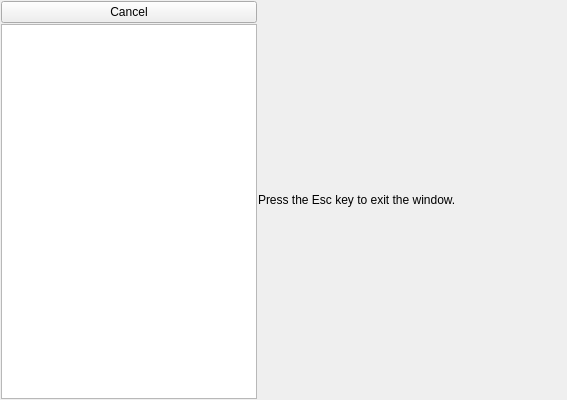
<?xml version="1.0" encoding="UTF-8"?>
<ui version="4.0">
 <class>ApplicationWidget</class>
 <widget class="QWidget" name="ApplicationWidget">
  <property name="geometry">
   <rect>
    <x>0</x>
    <y>0</y>
    <width>567</width>
    <height>400</height>
   </rect>
  </property>
  <property name="windowTitle">
   <string>Form</string>
  </property>
  <layout class="QHBoxLayout" name="horizontalLayout">
   <property name="spacing">
    <number>1</number>
   </property>
   <property name="leftMargin">
    <number>1</number>
   </property>
   <property name="topMargin">
    <number>1</number>
   </property>
   <property name="rightMargin">
    <number>1</number>
   </property>
   <property name="bottomMargin">
    <number>1</number>
   </property>
   <item>
    <layout class="QVBoxLayout" name="verticalLayout">
     <item>
      <widget class="QPushButton" name="pushButtonCancel2">
       <property name="text">
        <string>Cancel</string>
       </property>
      </widget>
     </item>
     <item>
      <widget class="QListView" name="listView">
       <property name="sizePolicy">
        <sizepolicy hsizetype="Preferred" vsizetype="Expanding">
         <horstretch>0</horstretch>
         <verstretch>0</verstretch>
        </sizepolicy>
       </property>
      </widget>
     </item>
    </layout>
   </item>
   <item>
    <widget class="QLabel" name="label">
     <property name="sizePolicy">
      <sizepolicy hsizetype="Expanding" vsizetype="Preferred">
       <horstretch>0</horstretch>
       <verstretch>0</verstretch>
      </sizepolicy>
     </property>
     <property name="text">
      <string>Press the Esc key to exit the window.</string>
     </property>
    </widget>
   </item>
   <item>
    <layout class="QVBoxLayout" name="verticalLayout_2">
     <item>
      <widget class="QPushButton" name="pushButtonCancel">
       <property name="text">
        <string/>
       </property>
       <property name="icon">
        <iconset resource="saribbonresouce.qrc">
         <normaloff>:/icon/icon/delete.svg</normaloff>:/icon/icon/delete.svg</iconset>
       </property>
       <property name="flat">
        <bool>true</bool>
       </property>
      </widget>
     </item>
     <item>
      <spacer name="verticalSpacer">
       <property name="orientation">
        <enum>Qt::Vertical</enum>
       </property>
       <property name="sizeHint" stdset="0">
        <size>
         <width>20</width>
         <height>40</height>
        </size>
       </property>
      </spacer>
     </item>
    </layout>
   </item>
  </layout>
 </widget>
 <resources>
  <include location="saribbonresouce.qrc"/>
 </resources>
 <connections>
  <connection>
   <sender>pushButtonCancel</sender>
   <signal>clicked()</signal>
   <receiver>ApplicationWidget</receiver>
   <slot>hide()</slot>
   <hints>
    <hint type="sourcelabel">
     <x>552</x>
     <y>16</y>
    </hint>
    <hint type="destinationlabel">
     <x>729</x>
     <y>53</y>
    </hint>
   </hints>
  </connection>
  <connection>
   <sender>pushButtonCancel2</sender>
   <signal>clicked()</signal>
   <receiver>ApplicationWidget</receiver>
   <slot>hide()</slot>
   <hints>
    <hint type="sourcelabel">
     <x>177</x>
     <y>10</y>
    </hint>
    <hint type="destinationlabel">
     <x>573</x>
     <y>67</y>
    </hint>
   </hints>
  </connection>
 </connections>
</ui>
